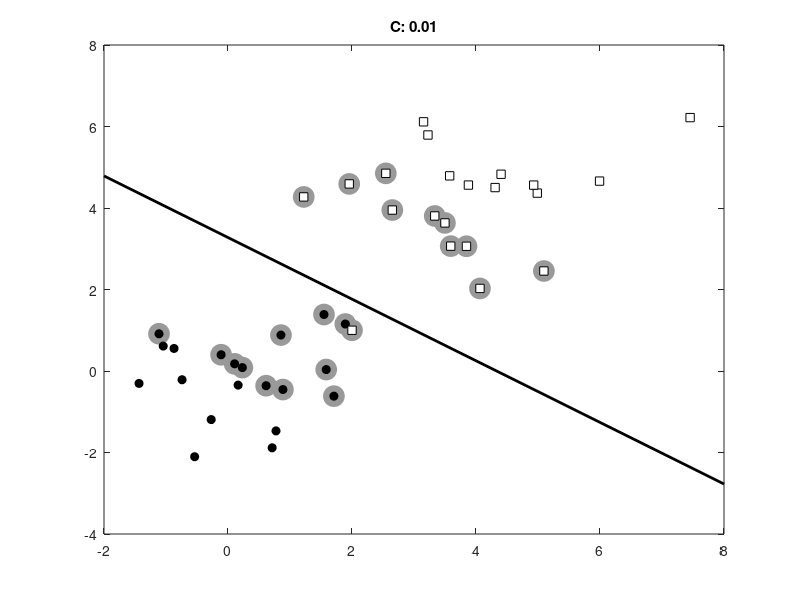

Recreate this plot in MATLAB.
%% SVM

clear all; close all; clc; 
warning off
% Generate the data

x = [randn(20,2);randn(20,2)+4];
t = [repmat(-1,20,1);repmat(1,20,1)];
% Add a bad point
x = [x;2 1];
t = [t;1];

% Plot the data

ma = {'ko','ks'};
fc = {[0 0 0],[1 1 1]};
tv = unique(t);
figure(1); hold off
for i = 1:length(tv)
    pos = find(t==tv(i));
    plot(x(pos,1),x(pos,2),ma{i},'markerfacecolor',fc{i});
    hold on
end

% Setup the optimisation problem

N = size(x,1);
K = x*x';
H = (t*t').*K + 1e-5*eye(N);
f = repmat(1,N,1);
A = [];b = [];
LB = repmat(0,N,1); UB = repmat(inf,N,1);
Aeq = t';beq = 0;

% Loop over various values of the margin parameter

Cvals = [10 5 2 1 0.5 0.1 0.05 0.01];
for cv = 1:length(Cvals);
    UB = repmat(Cvals(cv),N,1);
    
    % Following line runs the SVM
    alpha = quadprog(H,-f,A,b,Aeq,beq,LB,UB);
    
    % Compute the bias
    fout = sum(repmat(alpha.*t,1,N).*K,1)';
    pos = find(alpha>1e-6);
    bias = mean(t(pos)-fout(pos));
    
    % Plot the data, decision boundary and Support vectors

    figure(1);hold off
    pos = find(alpha>1e-6);
    plot(x(pos,1),x(pos,2),'ko','markersize',15,'markerfacecolor',[0.6 0.6 0.6],...
        'markeredgecolor',[0.6 0.6 0.6]);
    hold on
    for i = 1:length(tv)
        pos = find(t==tv(i));
        plot(x(pos,1),x(pos,2),ma{i},'markerfacecolor',fc{i});
    end

    xp = xlim;
    yl = ylim;
    
    % Because this is a linear SVM, we can compute w and plot the decision
    % boundary exactly.
    
    w = sum(repmat(alpha.*t,1,2).*x,1)';
    yp = -(bias + w(1)*xp)/w(2);
    plot(xp,yp,'k','linewidth',2);
    ylim(yl);
    ti = sprintf('C: %g',Cvals(cv));
    title(ti);
end


